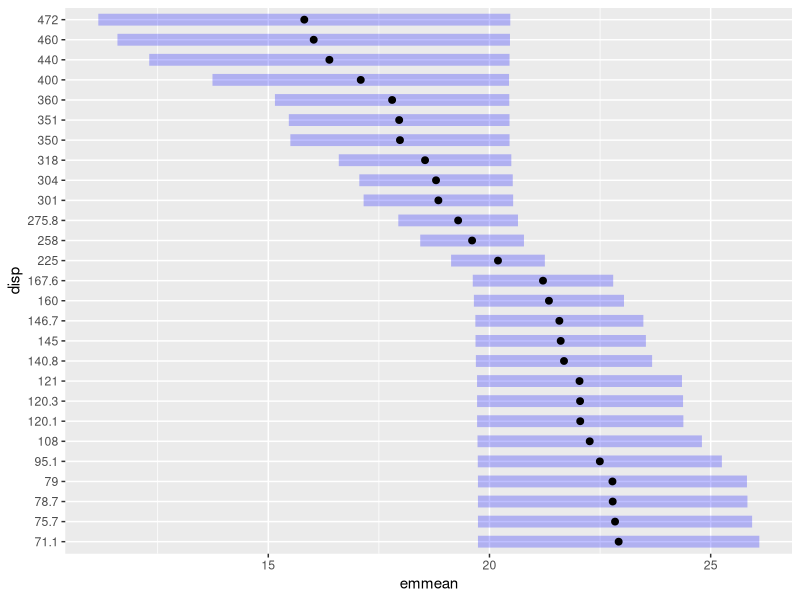
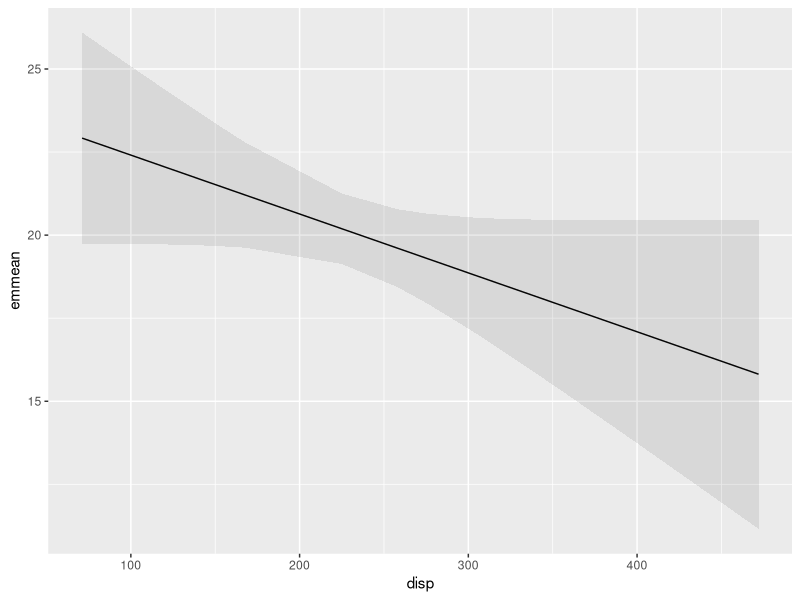
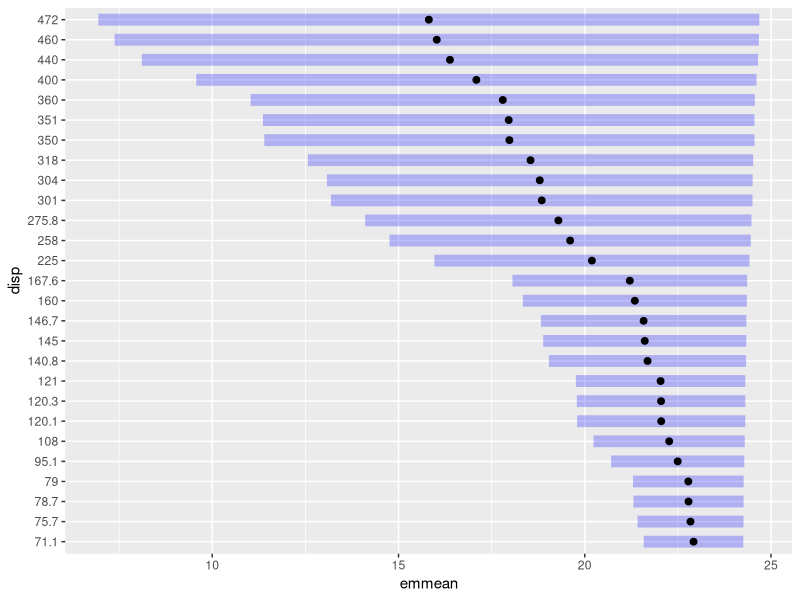
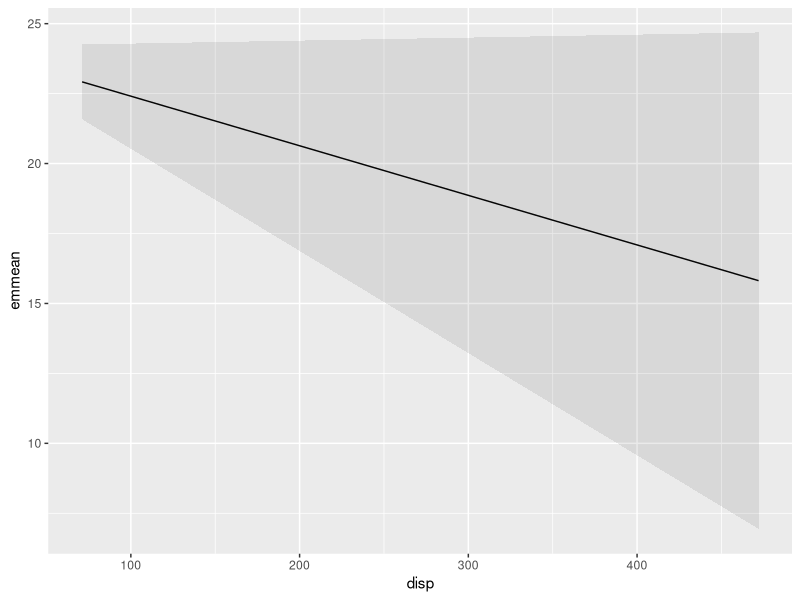
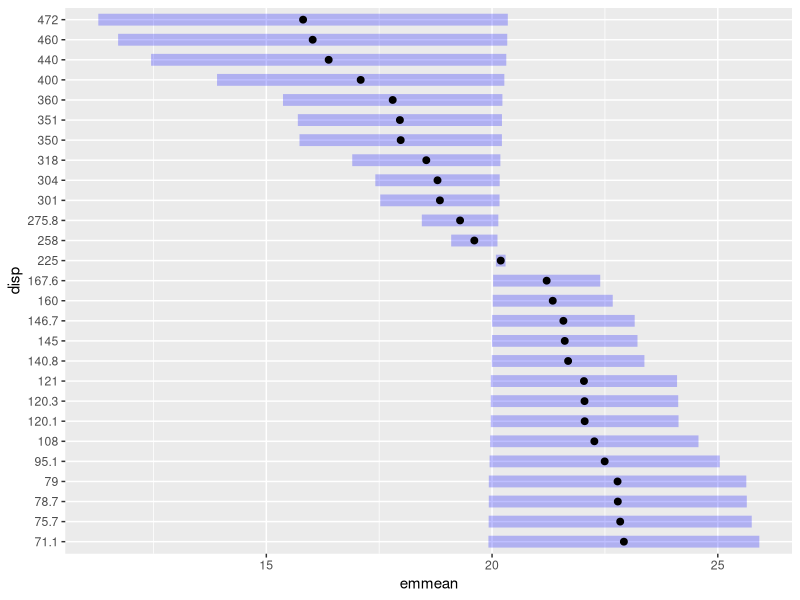
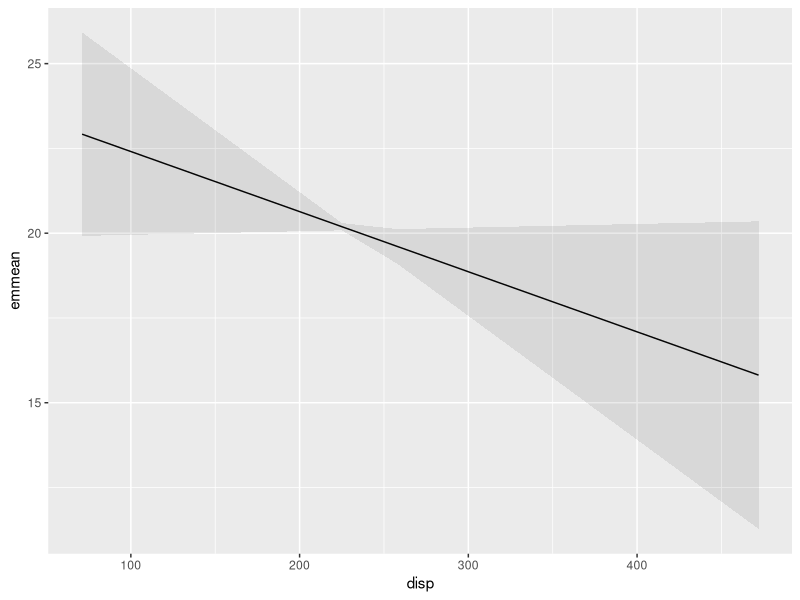
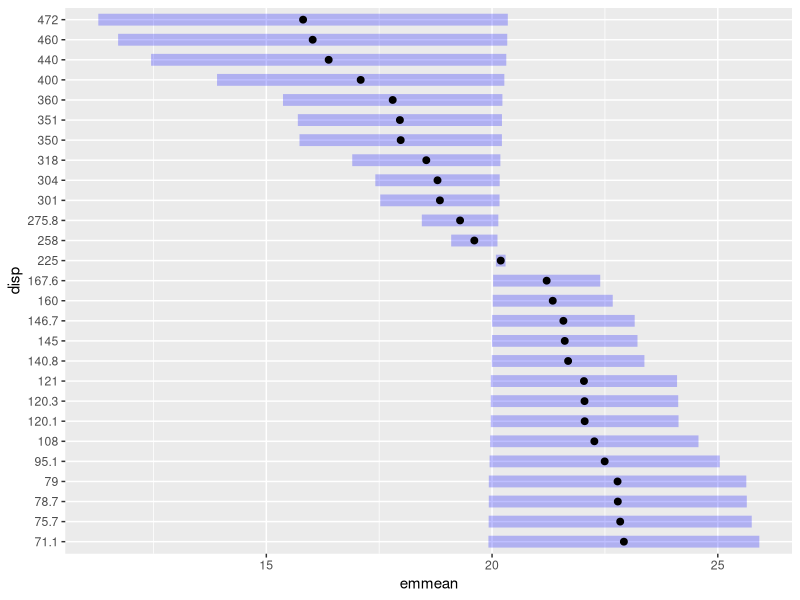
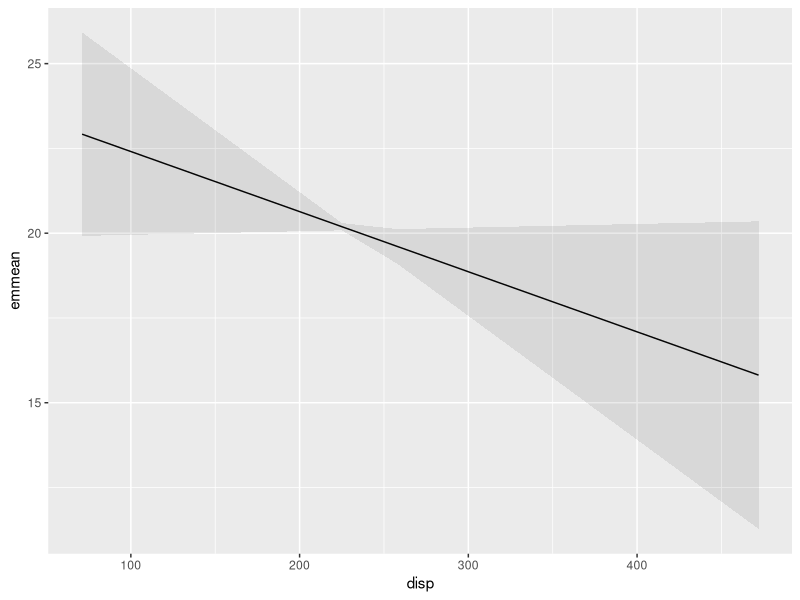

Generate these figures, in order, with R:
library(emmeans)
library(ggplot2)

## two models, with and without scaled/centered focal predictor
## (centering is the important part here ...)
m1 <- lm(mpg~disp+wt,data=mtcars)
m2 <- lm(mpg~scale(disp)+scale(wt),data=mtcars)

## by default we get a plot that predicts at discrete values of disp
plot(e1 <- emmeans(m1, ~disp, cov.keep="disp", CIs=TRUE))
## we can do it by hand; don't know if there is a shortcut for this or not ...
d1 <- as.data.frame(e1)
print(g1 <- ggplot(d1, aes(disp, emmean))
    + geom_line()
    + geom_ribbon(aes(ymin=lower.CL, ymax=upper.CL),
                  colour=NA, alpha=0.1)
    )

## zero out all but focal effects
zero_vcov <- function(m, focal_params) {
    v <- vcov(m)
    focal_var <- v[focal_params,focal_params]
    v[] <- 0 ## set all to zero, preserving dims/names
    v[focal_params, focal_params] <- focal_var
    return(v)
}

zero_vcov(m1,"disp")
zero_vcov(m1,c("disp","wt"))

plot(e2 <- emmeans(m1, ~disp, cov.keep="disp", CIs=TRUE,
                   vcov. = zero_vcov(m1, "disp")))
## works, but disappointing because disp isn't centered
g1 %+% as.data.frame(e2)

## do it with the scaled-disp model instead
plot(e3 <- emmeans(m2, ~disp, cov.keep="disp", CIs=TRUE,
                   vcov. = zero_vcov(m2, "scale(disp)")))
g1 %+% as.data.frame(e3)

## identical results here because wt is zero at the model center/reference point
plot(e4 <- emmeans(m2, ~disp, cov.keep="disp", CIs=TRUE,
                   vcov. = zero_vcov(m2, c("scale(disp)","scale(wt)"))))
g1 %+% as.data.frame(e4)
